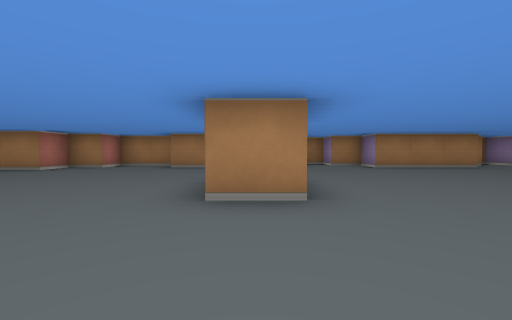
[1] (above)

22 first-person views from a walk through a cub3D level. The camera is about half as high as the walls, tilts 2° down and sees 90° across. The floor is counted in squares. Each view is taken from the middle of a square. On the plan, view 1 faces up. The plan holds only what a view shows up to about 9 squares ahead; the rest is blank.

[2]
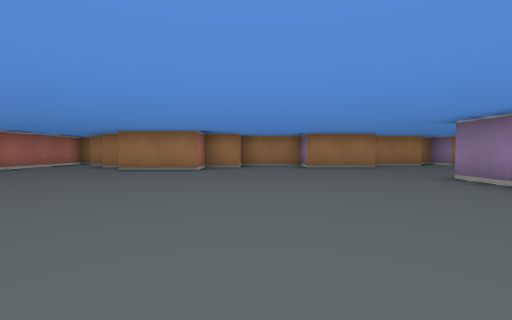

[3]
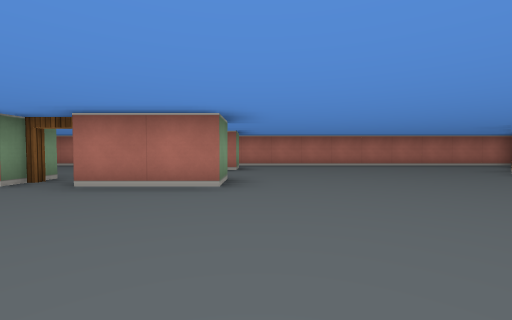

[4]
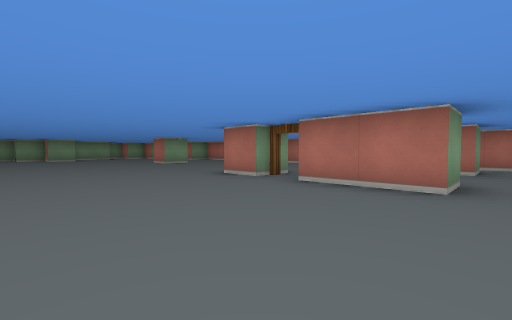

[5]
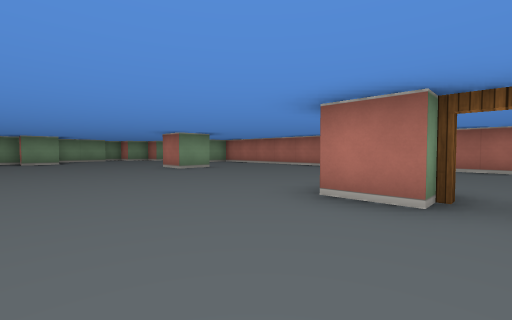

[6]
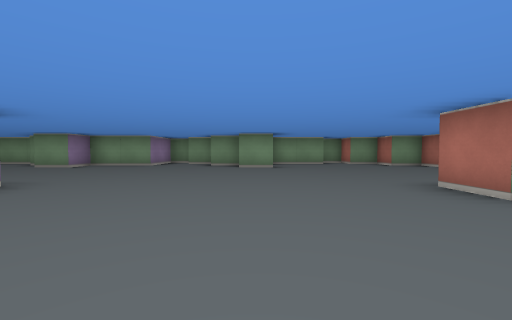

[7]
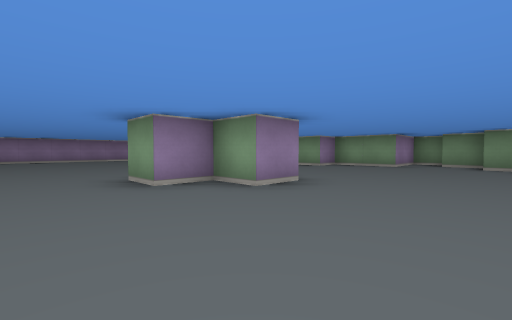

[8]
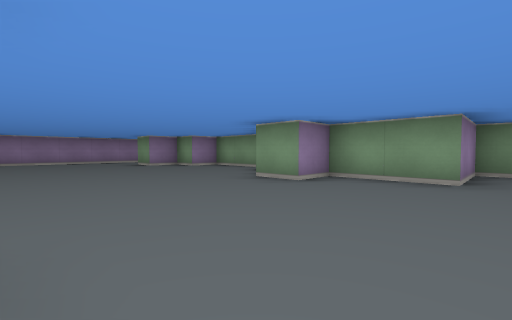

[9]
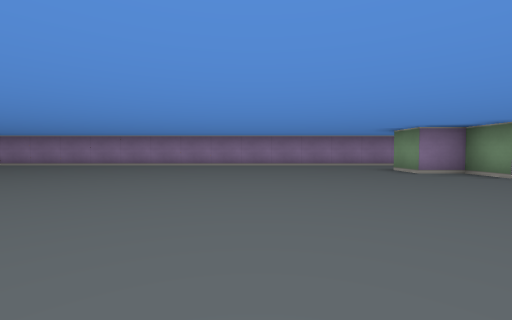

[10]
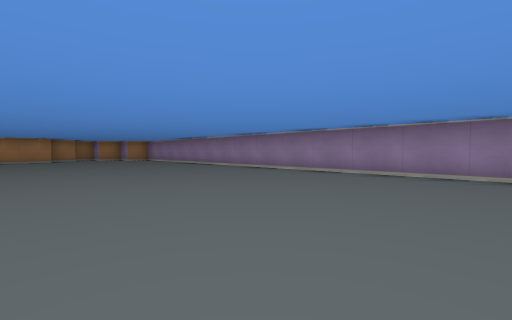

[11]
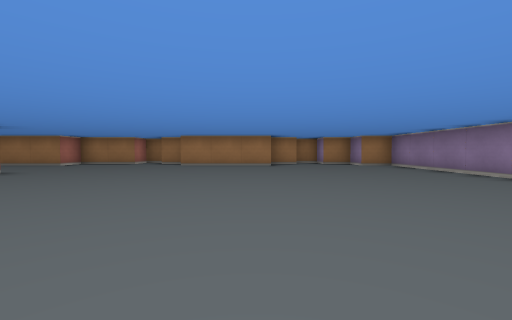

[12]
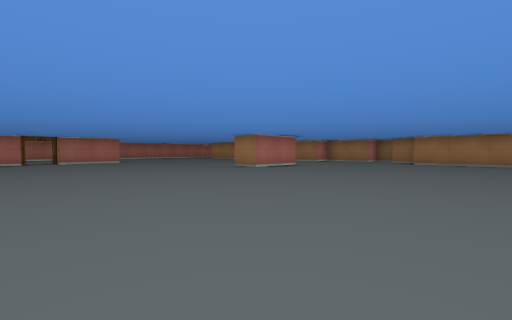

[13]
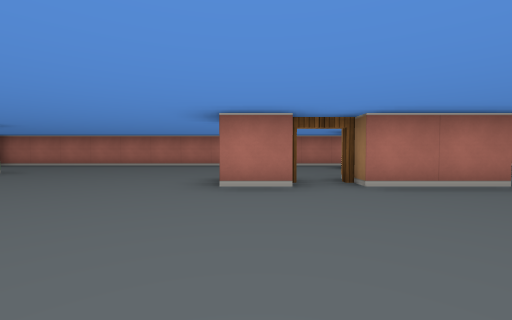

[14]
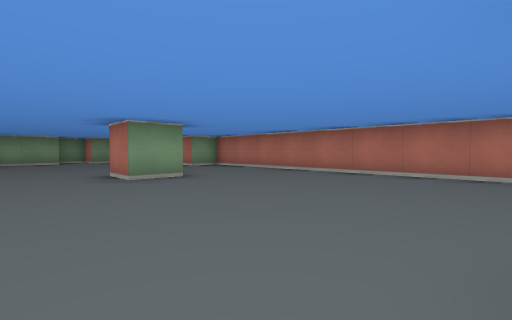

[15]
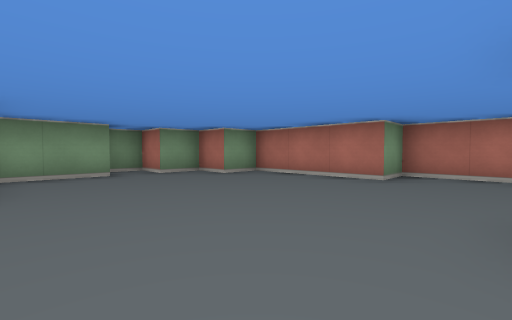

[16]
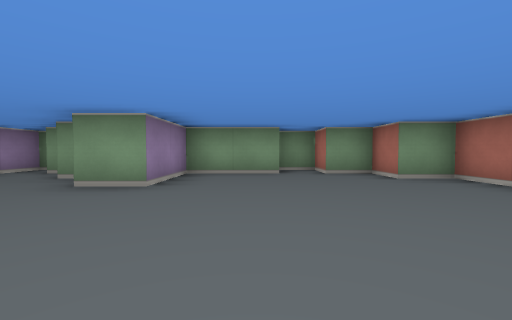

[17]
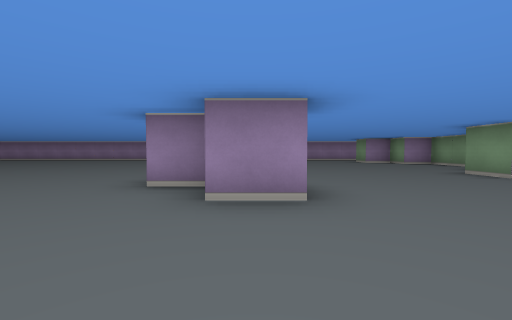

[18]
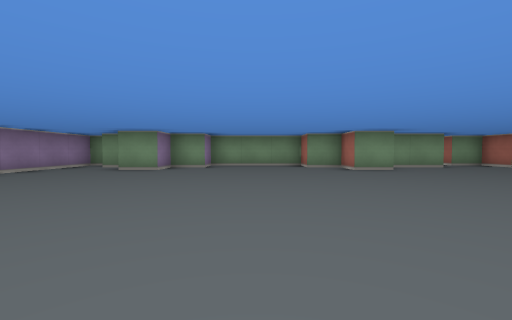

[19]
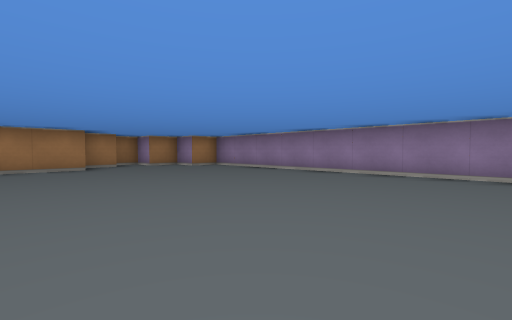

[20]
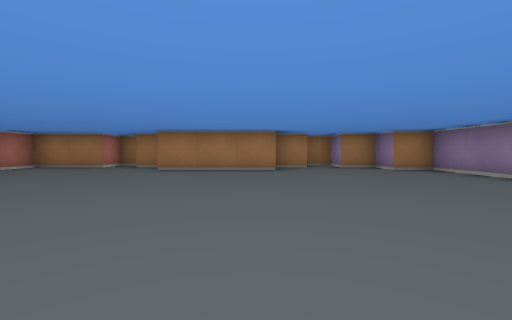

[21]
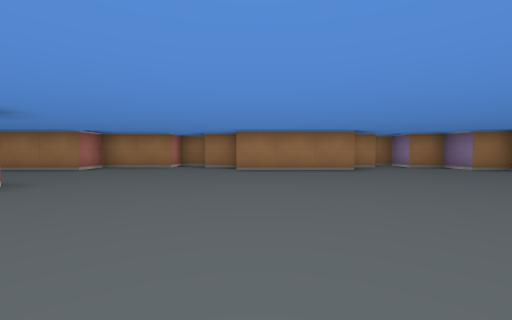

[22]
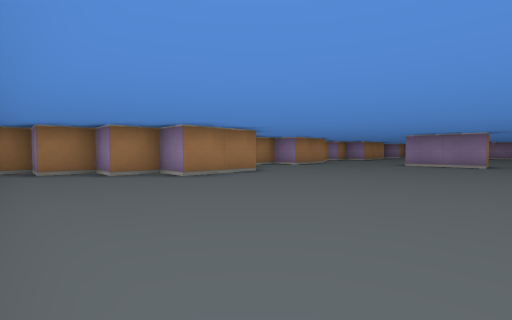

### Floor plan
Points are (right, up) in squares from view 1. A wall is a line through its corners. A room is listed if a view was taken in it or the views show most of it. See-through windows are left out.
Room 1 (views 1, 2, 3, 4, 5, 6, 7, 8, 9, 10, 11, 12, 13, 14, 15, 16, 17, 18, 19, 20, 21, 22)
walls: (-5.5, -2.5) (-5.5, -3.5); (-0.5, -9.6) (-0.5, -8.5) (0.5, -8.5) (0.5, -7.5) (1.5, -7.5); (-6.6, 0.5) (-5.5, 0.5) (-5.5, -1.5); (0.5, 4.5) (0.5, 2.5) (-0.5, 2.5) (-0.5, 4.5); (-7.5, -8.5) (-6.5, -8.5) (-6.5, -9.5); (-9.5, 0.5) (-8.5, 0.5); (-3.5, -14.5) (-2.5, -14.5) (-2.5, -15.5) (-1.5, -15.5); (6.6, 7.5) (3.5, 7.5) (3.5, 8.5) (2.5, 8.5) (2.5, 9.1); (2.4, 9.5) (1.5, 9.5) (1.5, 8.5) (-0.5, 8.5) (-0.5, 7.5) (-2.5, 7.5) (-2.5, 8.5) (-4.5, 8.5) (-4.5, 7.5) (-5.5, 7.5) (-5.5, 6.5) (-7.5, 6.5) (-7.5, 7.5) (-8.5, 7.5) (-8.5, 8.5) (-9.5, 8.5) (-9.5, 9.5) (-10, 9.5); (-1.4, -16.5) (-0.5, -16.5) (-0.5, -14.5) (1.5, -14.5) (1.5, -13.5) (2.5, -13.5) (2.5, -14.5) (3.5, -14.5) (3.5, -15.5) (6.5, -15.5) (6.5, -14.5) (7.5, -14.5) (7.5, -13.5) (8.5, -13.5); (7.6, 8.5) (6.5, 8.5); (-6.6, -15.5) (-4.5, -15.5) (-4.5, -13.5) (-3.5, -13.5); (9, -14.5) (9.5, -14.5); (10, -15.5) (10.5, -15.5) (10.5, 7.5) (9.5, 7.5) (9.5, 8.5) (8.5, 8.5) (8.5, 9.5) (7.6, 9.5); (-10.5, 9.5) (-10.5, -11.5) (-9.5, -11.5) (-9.5, -14.5) (-8.5, -14.5) (-8.5, -15.5) (-7.5, -15.5) (-7.5, -16.5) (-6.5, -16.5)
ways out: open door at (-6, -2)

Positions as (right, up) in squares from view 1, and headings:
1: (0, 0), facing up
2: (-4, 0), facing up
3: (-2, 1), facing left
4: (-2, 1), facing down-left
5: (-3, -2), facing down-left
6: (-4, -6), facing down
7: (-3, -6), facing down-right
8: (-1, -10), facing down-right
9: (2, -10), facing right
10: (5, -6), facing up-right
11: (6, -1), facing up
12: (6, -3), facing up-left
13: (-2, -3), facing left
14: (-5, -4), facing down-left
15: (-5, -10), facing down-left
16: (-6, -10), facing down
17: (-3, -9), facing right
18: (5, -7), facing down
19: (5, 0), facing up-right
20: (6, 1), facing up
21: (4, 1), facing up
22: (-10, 2), facing up-right
